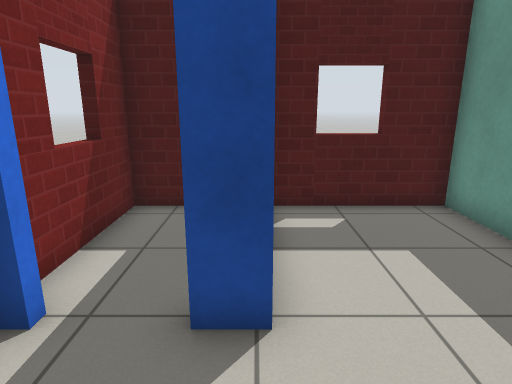
view 1 (above)

20 first-person views from a walk through a world built for the Gazebo simulator. The camera is 1.2 m above the floor, tilts 14° down and sees 75° across. The floor is counted in squares, 0.5 m on a side. Each view is taken from the middle of a square. On the plan, view 1 faces up. The plan holds only what a view shows up to about 19 squares ahead; the rest is blank. Gazebo's built-in surfaces are drawn with simple patterns.

view 2
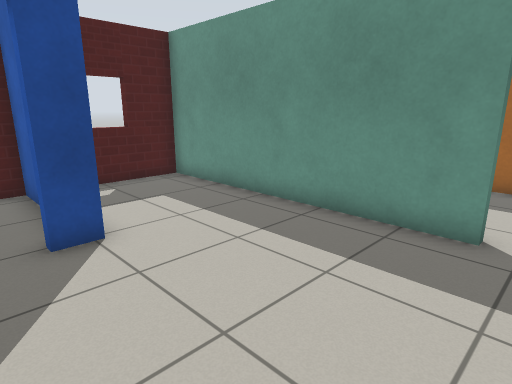

view 3
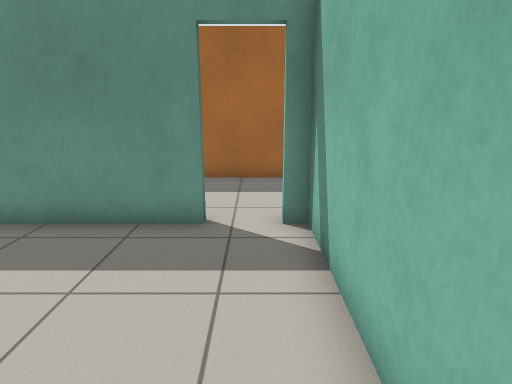

view 4
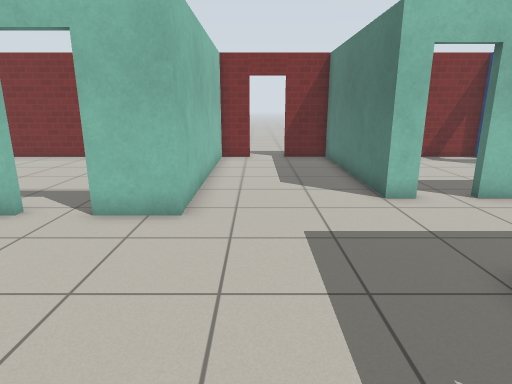

view 5
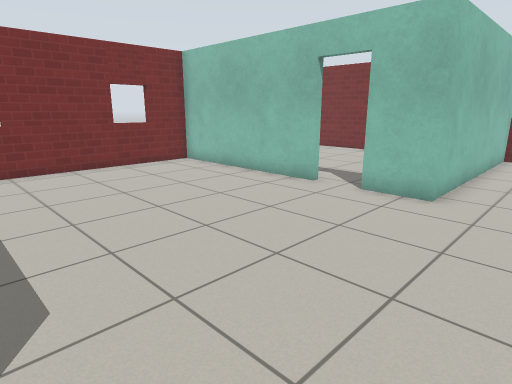

view 6
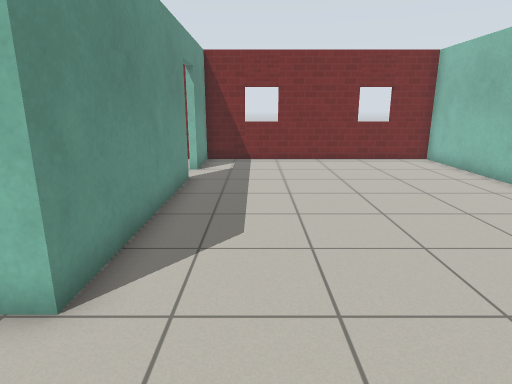

view 7
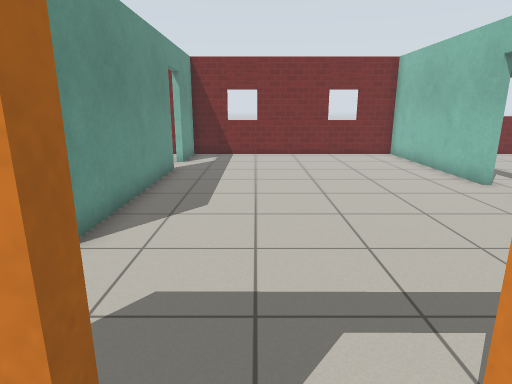

view 8
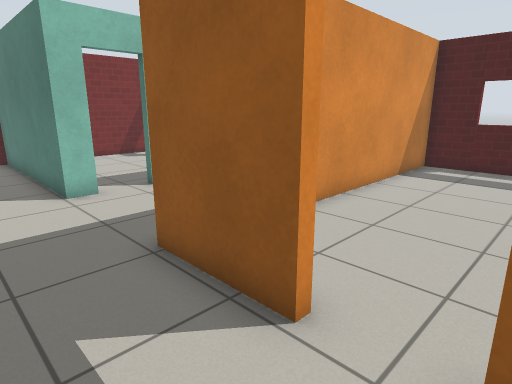

view 9
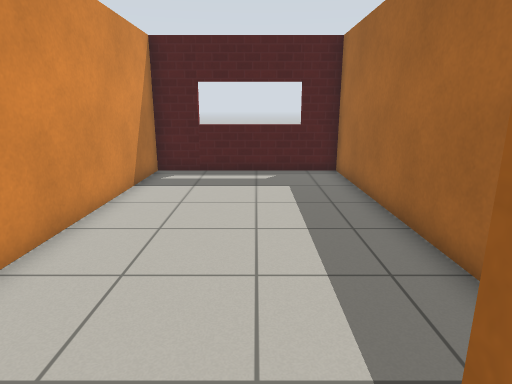

view 10
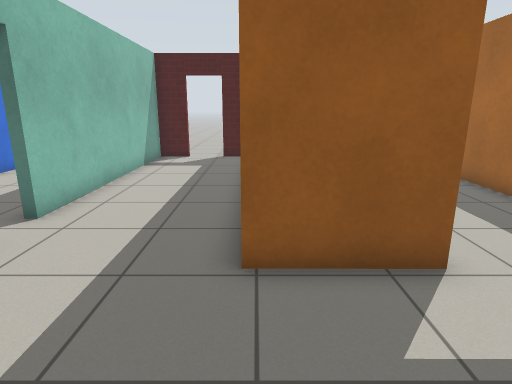

view 11
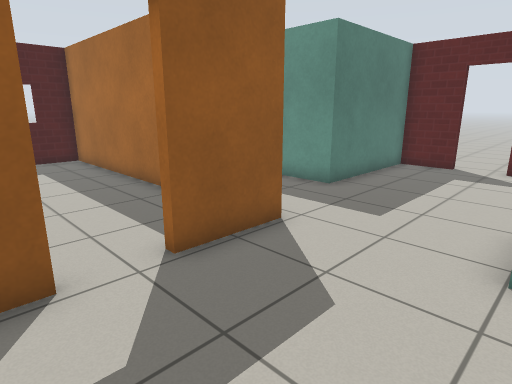

view 12
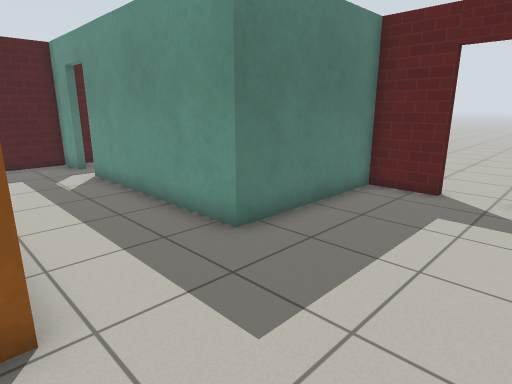

view 13
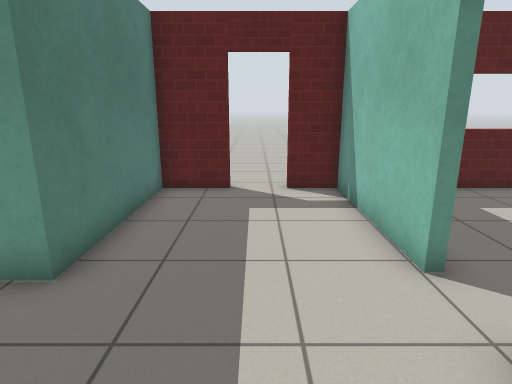

view 14
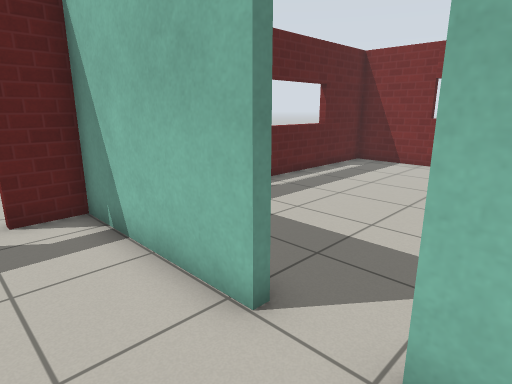

view 15
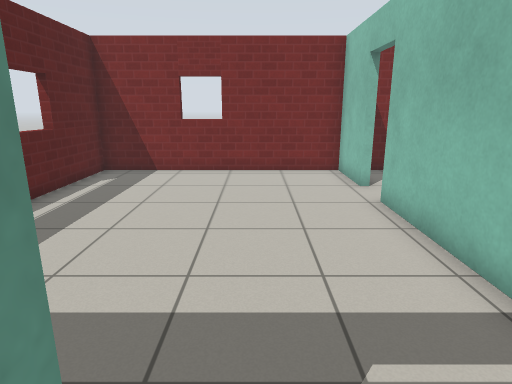

view 16
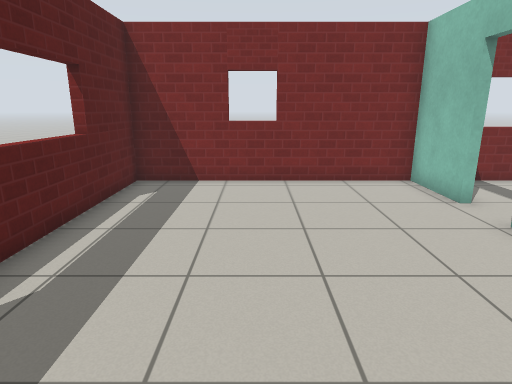

view 17
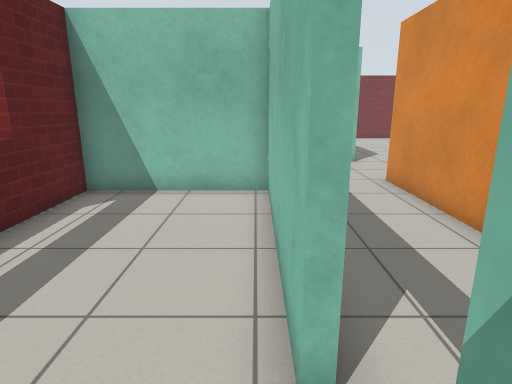

view 18
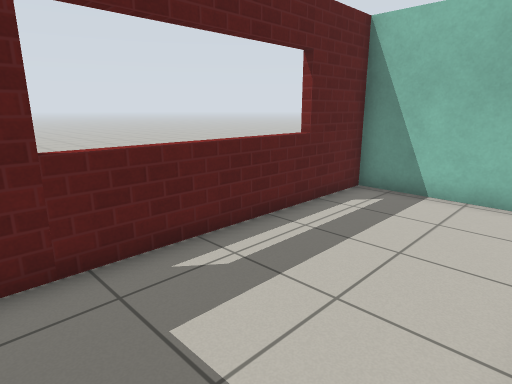

view 19
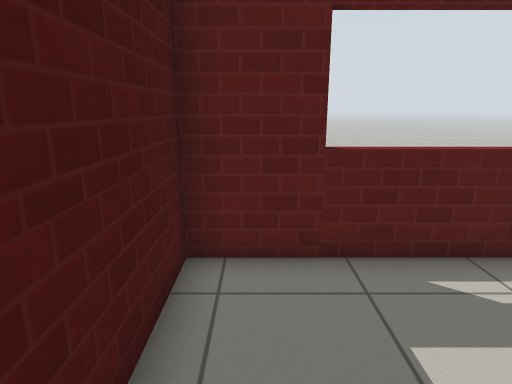

view 20
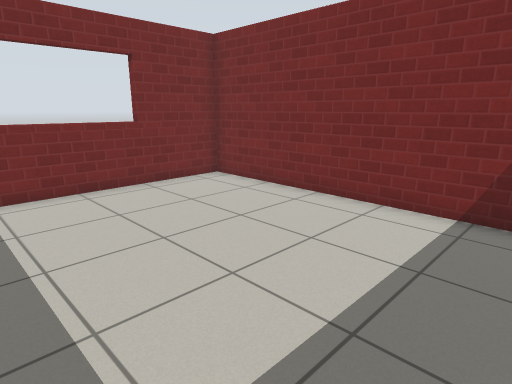

### Floor plan
Points are (right, up) in squares from view 1. A wall is a line through its corners. A room is listed if a view was taken in it or the views show most of it. See-through windows are left out.
Room 1 (views 1, 2, 3)
walls: (0.3, 3.2) (-0.7, 3.2); (0.2, 4.5) (0.2, 3.6); (-3.1, 3.2) (-3.1, -0.8); (4.8, -2) (4.8, 8.1) (0.4, 8.1); (-0.9, -4.1) (4.8, -4.1)
ways out: open door at (5, -2.5) to room 2; open door at (-1.5, 3) to room 8
Room 2 (views 4, 5, 6, 8, 9, 10, 11, 12, 13)
walls: (9.8, -4) (9.8, -1.1); (6.6, -13.6) (6.6, -21.2) (17.4, -21.2) (17.4, -18.4); (13.1, -4.3) (9.7, -4.3); (5.1, -3.5) (5.1, -4.3) (-3.1, -4.3) (-3.1, -6.6); (17.5, -4.3) (14.7, -4.3); (17.4, -16.6) (17.4, -8.5); (8.5, -21.1) (8.5, -21.6); (-3.1, -8.2) (-3.1, -9.7) (6.6, -9.7) (6.6, -11.9); (9.3, 8.1) (8.3, 8.1); (6.6, 8.1) (5.1, 8.1) (5.1, -2)
ways out: open door at (5, -2.5) to room 1; open door at (13.5, -4) to room 3; opening at (17, -6.5) to room 4; open door at (17.5, -17.5) to room 5; open door at (6.5, -12.5) to room 7; open door at (-3, -7.5); open door at (7.5, 8)
Room 3 (view 7)
walls: (17.2, -0.8) (17.2, 8.1) (10.1, 8.1) (10.1, -0.4)
ways out: open door at (13.5, -4) to room 2
Room 4 (views 14, 15)
walls: (17.5, 0.9) (17.5, -4.3); (21.5, -8.5) (27.1, -8.5) (27.1, -7); (17.4, -8.5) (19.9, -8.5); (27.1, -5.2) (27.1, -3.1) (21.3, -3.1) (21.3, 4.7); (21.3, 6.5) (21.3, 8.1) (19.1, 8.1)
ways out: opening at (17, -6.5) to room 2; open door at (20.5, -9) to room 5; open door at (21.5, 5.5) to room 6; open door at (27, -6.5)
Room 5 (view 16)
walls: (17.7, -11.9) (17.7, -16.6); (17.7, -18.4) (17.7, -21.2) (27.1, -21.2) (27.1, -12.3)
ways out: open door at (17.5, -17.5) to room 2; open door at (20.5, -9) to room 4
Room 6 (views 17, 18, 19)
walls: (21.6, 4.7) (21.6, -2.8) (27.1, -2.8) (27.1, 8.1) (22.1, 8.1)
ways out: open door at (21.5, 5.5) to room 4
Room 7 (view 20)
walls: (0, -21.1) (0, -21.6); (-3.1, -11.8) (-3.1, -21.2) (3.9, -21.2)
ways out: open door at (6.5, -12.5) to room 2
Room 8 (no view inside)
walls: (-0.1, 6.6) (-0.1, 8.1) (-3.1, 8.1) (-3.1, 4.2); (-2.5, 3.6) (-2.5, 3.2); (-0.7, 3.2) (-0.7, 3.6)
ways out: open door at (-1.5, 3) to room 1

Positions as (right, up) in squares from view 1, and headings:
1: (0, 0), facing up
2: (-2, -3), facing up-right
3: (-2, -3), facing right
4: (14, -8), facing left
5: (16, -7), facing down-left
6: (15, -5), facing down
7: (14, -3), facing down
8: (15, -7), facing up-left
9: (14, -5), facing up
10: (10, -9), facing up
11: (12, -9), facing up-right
12: (17, -8), facing up-right
13: (17, -6), facing right
14: (19, -6), facing down-right
15: (21, -8), facing down
16: (23, -10), facing down
17: (22, 7), facing down
18: (22, 7), facing down-right
19: (22, 7), facing right
20: (5, -11), facing down-left
